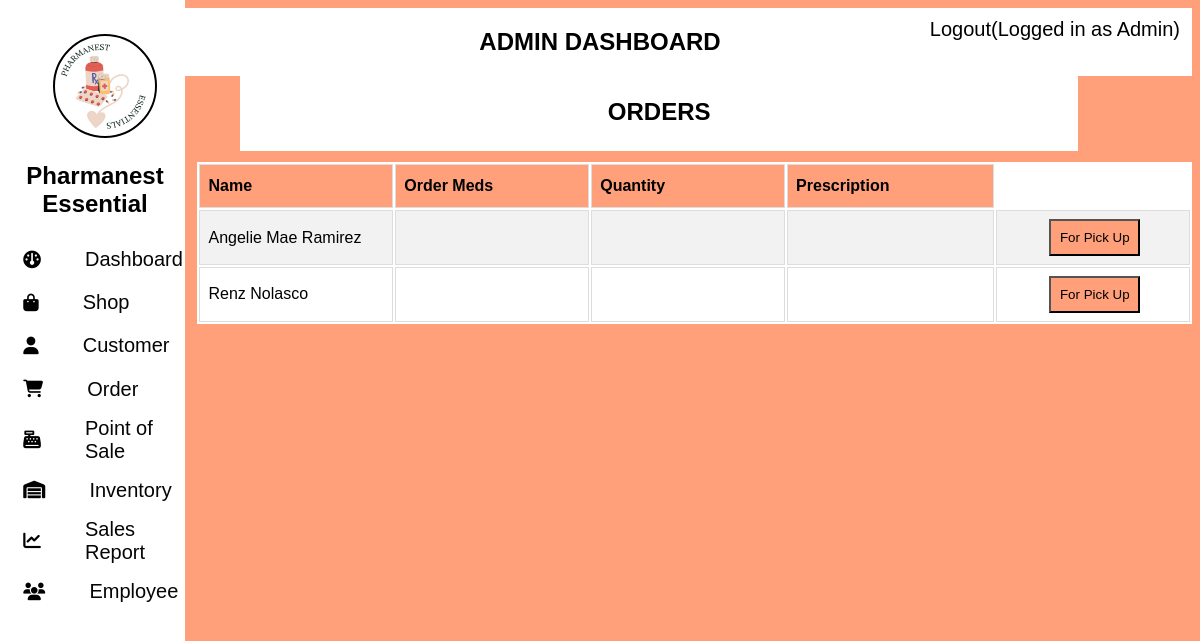
The app's page /order.php with its own data.
### tables this page shows
CREATE TABLE `customer` (
  `id` int(50) NOT NULL,
  `firstname` varchar(50) NOT NULL,
  `lastname` varchar(50) NOT NULL,
  `address` varchar(100) NOT NULL,
  `contact` varchar(50) NOT NULL,
  `email` varchar(50) NOT NULL,
  `password` varchar(50) NOT NULL
);

### order.php (the view, shortened to what this page needs)
<!DOCTYPE html>
<html>
<head>
<link rel="stylesheet" href="https://cdnjs.cloudflare.com/ajax/libs/font-awesome/6.5.1/css/all.min.css">
<link rel="stylesheet" type="text/css" href="css/admin.css">
<link rel="stylesheet" href="css/order.css">
</head>
<body>
<div class="sidenav">
	<img id="logo" src="image/logo.png" alt="Logo">
		<h2 style="text-align: center;"> Pharmanest Essential </h2>
		<div class="menu">
			<i class="fas fa-dashboard"></i>
			<a href="adminpage.php">Dashboard</a>
		</div>
		<div class="menu">
			<i class="fas fa-shopping-bag"></i>
			<a href="shop.php">Shop</a>
		</div>
		<div class="menu">
			<i class="fas fa-user"></i>
			<a href="customerpage.php">Customer</a>
		</div>
		<div class="menu">
			<i class="fas fa-cart-shopping"></i>
			<a href="order.php">Order</a>
		</div>
		<div class="menu">
			<i class="fas fa-cash-register"></i>
			<a href="pos.php">Point of Sale</a>
		</div>
		<div class="menu">
			<i class="fas fa-warehouse"></i>
			<a href="inventory.php">Inventory</a>
		</div>
		<div class="menu">
			<i class="fas fa-chart-line"></i>
			<a href="salesReport.php">Sales Report</a>
		</div>
		<div class="menu">
			<i class="fas fa-users"></i>
			<a href="employee.php">Employee</a>
		</div>
</div>
	<div class="topnav">
		<a href="logout.php">Logout(Logged in as Admin)</a>
	</div>
	<center>
	<div class="head">
	<h2> ADMIN DASHBOARD </h2>
	</div>
	<br>
	<div class="titolo">
		<h2>ORDERS</h2>
	</div>
	</center>
	<div class="table">
		<table>
			<tr>
				<th>Name</th>
				<th>Order Meds</th>
				<th>Quantity</th>
				<th>Prescription</th>
				<th style="color: transparent; background-color: transparent; border: none">Actions</th>
			</tr>
			<?php
	include "connect.php";
	$sql = "SELECT firstname,lastname FROM customer";
	$result = $conn->query($sql);
	if ($result->num_rows > 0) {
		while($row = $result->fetch_assoc()) {
		echo "<tr>";
			echo "<td>" . $row['firstname'].' '.$row['lastname']; "</td>";
			echo "<td align=center>";
			echo "<td align=center>";
			echo "<td align=center>";
			echo "<td align=center>";
				echo "<button class='btn'>For Pick Up</button>";
			echo "</td>";
		echo "</tr>";
		}
	echo "</table>";
	}
	?>
	</div>
</body>
</html>

### css/admin.css (style rules this page uses)
body { background-color: lightsalmon; }
#logo { width: 100px; float: left; border-radius: 100%; border: solid 2px black; margin: 1.5rem; margin-left: 3rem; }
.topnav { overflow: hidden; background-color: transparent; margin:0px; vertical-align:top; width: 100%; height:9%; position: fixed; top: 0; left: 0; }
.topnav a { float: right; text-align: center; padding: 18px 20px; text-decoration: none; font-size: 20px; font-family:'Franklin Gothic Medium', 'Arial Narrow', Arial, sans-serif; color: black; display: block; border: none; background: none; cursor: pointer; outline: none; }
.head { width:100%; font-family:Arial; background-color:white; color:black; float:right;; margin-top:0px; margin-right:0px; margin-left:10px; top: 0; right: 0; overflow:hidden; }
.sidenav { height: 100%; width: 15%; position: fixed; z-index: 1; top: 0; left: 0; background-color: white; padding-top: 10px; padding-left:5px; font-family:Arial; }
.sidenav a,.dropdown-btn { padding: 6px 8px 6px 16px; text-decoration: none; font-size: 20px; color: #050505; display: block; border: none; background: none; width: 100%; text-align: left; cursor: pointer; outline: none; }
i { padding:0.8rem 0.2rem; border-radius:10px; font-size:1.10rem; cursor:pointer; margin:0 15px; transition:1s; }
.menu { display: flex; align-items: center; gap: 10px; }

### css/order.css (style rules this page uses)
.titolo { text-align: center; font-family: 'Franklin Gothic Medium', 'Arial Narrow', Arial, sans-serif; background-color: white; width: 70%; margin-top: 4%; margin-left: 10%; padding: 0.4%; }
.table { background-color: white; width: 84%; float: right; font-family: Arial; border-collapse: collapse; overflow:auto; margin-top: 1%; }
.table td, .table th { border: 1px solid #ddd; padding: 8px; }
th { width: 10%; }
.table tr:nth-child(even) { background-color: #f2f2f2; }
.table th { padding-top: 12px; padding-bottom: 12px; text-align: left; background-color: lightsalmon; color: black; }
.btn { background-color: lightsalmon; padding: 5%; margin-left: 2%; }

### records on screen
customer: firstname "Angelie Mae", lastname "Ramirez"
customer: firstname "Renz", lastname "Nolasco"
